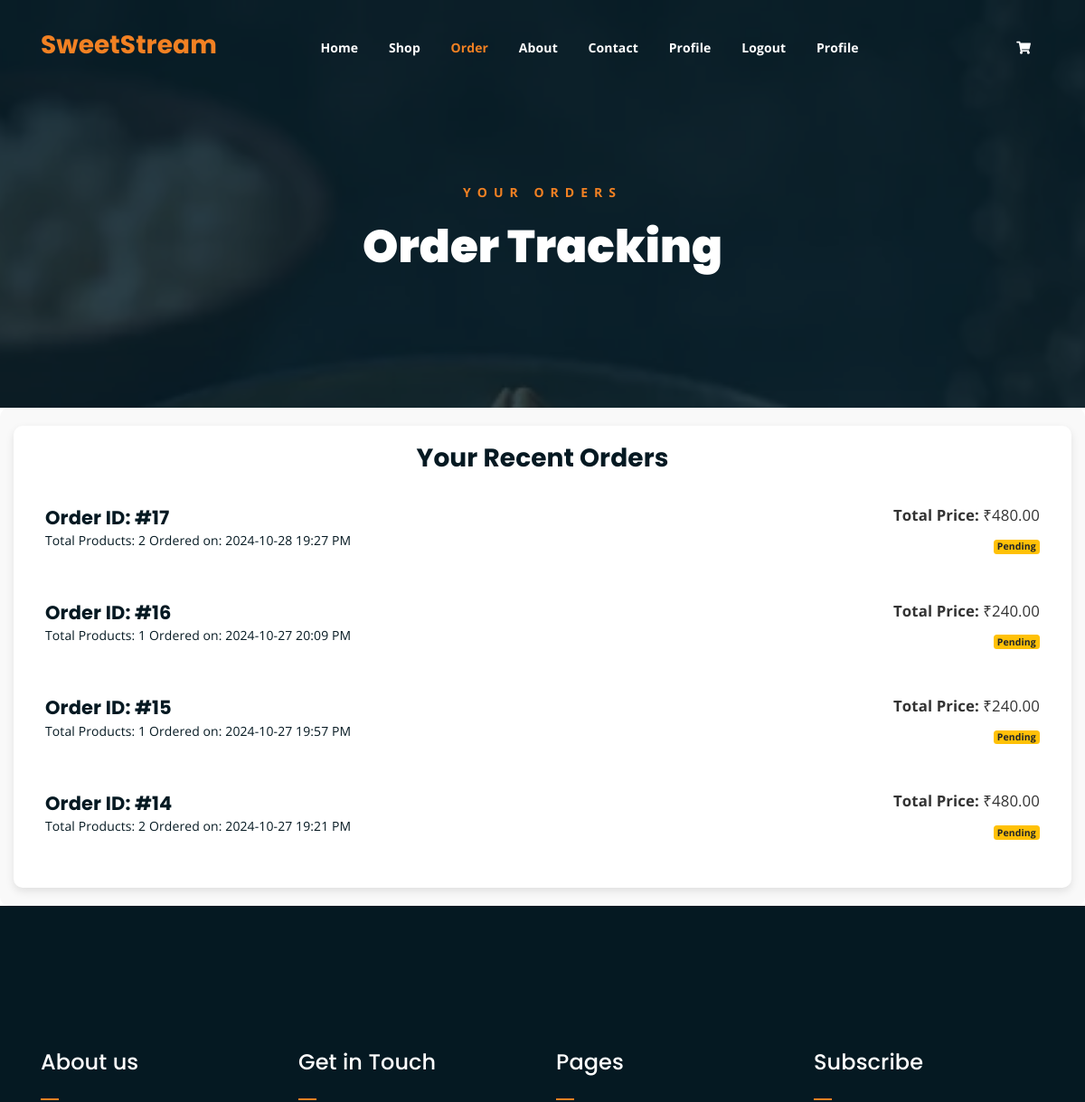
Page /user/order.php (signed in, upper part) on the earlier database version.
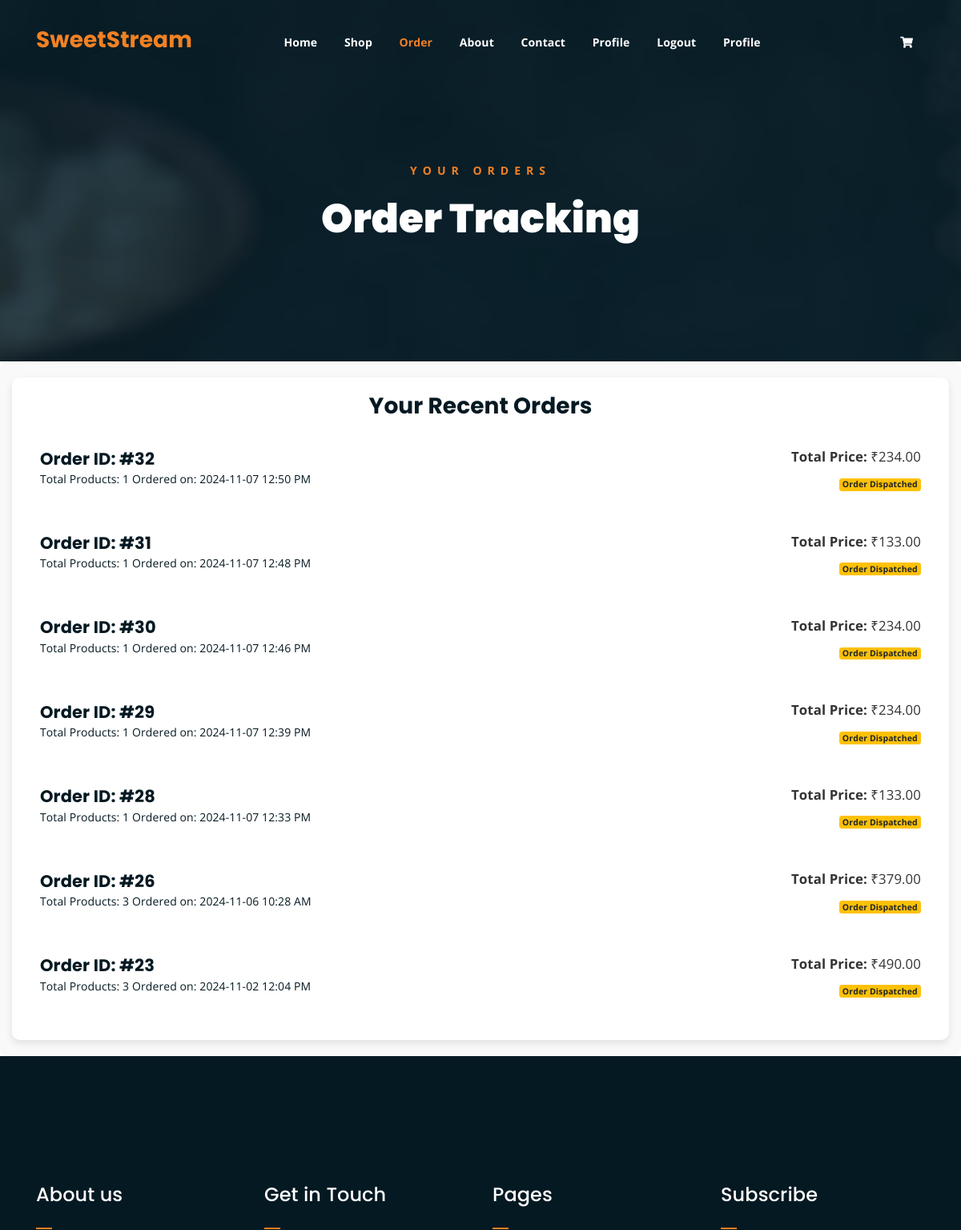
Same page on the later database version.
### tables this page shows
CREATE TABLE `delivery_table` (
  `did` int(100) NOT NULL,
  `product_id` int(100) NOT NULL,
  `user_id` varchar(100) NOT NULL,
  `product_quantity` varchar(100) NOT NULL,
  `price` varchar(100) NOT NULL,
  `address` varchar(100) NOT NULL,
  `phone_no` varchar(10) NOT NULL,
  `deliveryperson_id` varchar(100) NOT NULL,
  `delivery_date_time` datetime NOT NULL DEFAULT current_timestamp(),
  `status` varchar(100) NOT NULL,
  `payment_details` varchar(100) NOT NULL,
  `payment_status` varchar(100) NOT NULL,
  `delivery_dispacted_time` datetime DEFAULT NULL,
  `delivery_delivered_time` datetime DEFAULT NULL
);

### user/order.php (the view, shortened to what the changed rows need)
<!DOCTYPE html>
<html lang="en">
<head>
    <link rel="stylesheet" href="assets/css/all.min.css">
    <link rel="stylesheet" href="assets/bootstrap/css/bootstrap.min.css">
    <link rel="stylesheet" href="assets/css/owl.carousel.css">
    <link rel="stylesheet" href="assets/css/magnific-popup.css">
    <link rel="stylesheet" href="assets/css/animate.css">
    <link rel="stylesheet" href="assets/css/meanmenu.min.css">
    <link rel="stylesheet" href="assets/css/main.css">
    <link rel="stylesheet" href="assets/css/responsive.css">
</head>
<body>
    <div class="breadcrumb-section breadcrumb-bg">
        <div class="container">
            <div class="row">
                <div class="col-lg-8 offset-lg-2 text-center">
                    <div class="breadcrumb-text">
                        <h1>Order Tracking</h1>
                    </div>
                </div>
            </div>
        </div>
    </div>
    <?php
$user_id = $_SESSION['user_id'];
include $_SERVER['DOCUMENT_ROOT'] . '/SweetStream/php/db_connection.php';
$conn = new mysqli($host, $user, $password, $dbname);
$sql = "
    SELECT d.did, d.product_id, d.product_quantity, d.price, d.delivery_date_time, d.status, p.pname, p.pphoto, d.address
    FROM delivery_table d
    JOIN product_table p ON d.product_id = p.pid
    WHERE d.user_id = ?
    ORDER BY d.delivery_date_time DESC
";
$stmt = $conn->prepare($sql);
$stmt->bind_param('i', $user_id);
$stmt->execute();
$result = $stmt->get_result();
$order_groups = [];
while ($row = $result->fetch_assoc()) {
    $delivery_time = $row['delivery_date_time'];
    if (!isset($order_groups[$delivery_time])) {
        $order_groups[$delivery_time] = [
            'products' => [],
            'total_price' => 0,
            'total_quantity' => 0,
            'status' => $row['status'],
            'date_time' => date('Y-m-d H:i A', strtotime($row['delivery_date_time'])),
            'order_id' => $row['did']
        ];
    }
    $order_groups[$delivery_time]['products'][] = $row;
    $order_groups[$delivery_time]['total_price'] += $row['price'] * $row['product_quantity'];
    $order_groups[$delivery_time]['total_quantity'] += $row['product_quantity'];
}
?>
<div class="order-tracking-section">
    <div class="container-fluid">
        <div class="row">
            <div class="col-lg-12">
                <div class="tracking-card">
                    <div class="order-list">
                        <?php if (!empty($order_groups)): ?>
                            <?php foreach ($order_groups as $delivery_time => $order): ?>
                                <div class="order-card" onclick="toggleDetails(this)">
                                    <div class="order-header">
                                        <div class="order-id">
                                            <h4>Order ID: #<?php echo $order['order_id']; ?></h4>
                                            <span>Total Products: <?php echo $order['total_quantity']; ?></span>
                                            <span>Ordered on: <?php echo $order['date_time']; ?></span>
                                        </div>
                                        <div class="order-summary">
                                            <div class="total-price">
                                                <strong>Total Price: </strong>₹<?php echo number_format($order['total_price'], 2); ?>
                                            </div>
                                            <div class="order-status">
                                                <span class="badge badge-<?php echo ($order['status'] == 'Delivered') ? 'success' : 'warning'; ?>">
                                                    <?php echo ucfirst($order['status']); ?>
                                                </span>
                                            </div>
                                        </div>
                                    </div>
                                </div>
                            <?php endforeach; ?>
                        <?php else: ?>
                            <p class="text-center">You have no recent orders.</p>
                        <?php endif; ?>
                    </div>
                </div>
            </div>
        </div>
    </div>
</div>
    <div class="footer-area">
        <div class="container">
            <div class="row">
                <div class="col-lg-3 col-md-6">
                    <div class="footer-box about-widget">
                        <h2 class="widget-title">About us</h2>
                    </div>
                </div>
                <div class="col-lg-3 col-md-6">
                    <div class="footer-box get-in-touch">
                        <h2 class="widget-title">Get in Touch</h2>
                    </div>
                </div>
                <div class="col-lg-3 col-md-6">
                    <div class="footer-box pages">
                        <h2 class="widget-title">Pages</h2>
                    </div>
                </div>
                <div class="col-lg-3 col-md-6">
                    <div class="footer-box subscribe">
                        <h2 class="widget-title">Subscribe</h2>
                    </div>
                </div>
            </div>
        </div>
    </div>
</body>
</html>

Differences in the rows shown:
removed delivery_table: did "17", product_quantity "2", date_time "2024-10-28 19:27 PM", total_price "480.00", status "Pending"
removed delivery_table: did "16", product_quantity "1", date_time "2024-10-27 20:09 PM", price "240.00", status "Pending"
removed delivery_table: did "15", product_quantity "1", date_time "2024-10-27 19:57 PM", price "240.00", status "Pending"
removed delivery_table: did "14", product_quantity "2", date_time "2024-10-27 19:21 PM", total_price "480.00", status "Pending"
added delivery_table: did "32", product_quantity "1", date_time "2024-11-07 12:50 PM", price "234.00", status "Order Dispatched"
added delivery_table: did "31", product_quantity "1", date_time "2024-11-07 12:48 PM", price "133.00", status "Order Dispatched"
added delivery_table: did "30", product_quantity "1", date_time "2024-11-07 12:46 PM", price "234.00", status "Order Dispatched"
added delivery_table: did "29", product_quantity "1", date_time "2024-11-07 12:39 PM", price "234.00", status "Order Dispatched"
added delivery_table: did "28", product_quantity "1", date_time "2024-11-07 12:33 PM", price "133.00", status "Order Dispatched"
added delivery_table: did "26", total_quantity "3", date_time "2024-11-06 10:28 AM", total_price "379.00", status "Order Dispatched"
added delivery_table: did "23", total_quantity "3", date_time "2024-11-02 12:04 PM", total_price "490.00", status "Order Dispatched"
